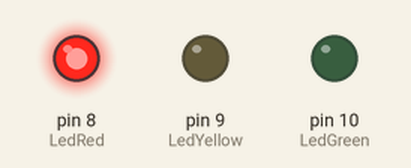
Simulated run of this sketch. Board: Arduino Uno, built with avr-gcc and run on an emulated ATmega328P. Shown: output pins drawn as LEDs (lit = HIGH).

Above: at 1.7 s.
At 6.7 s:
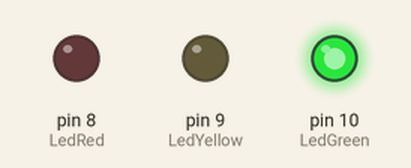
At 12.5 s:
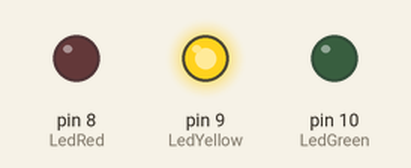
At 19.25 s:
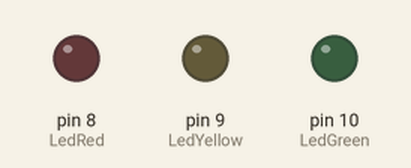
Timing chart, 0 to 19.6 s (numbered marks = the images above):
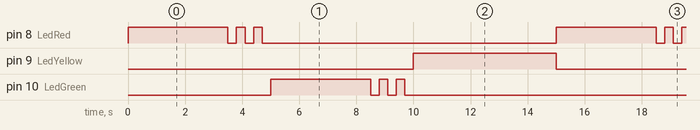

The sketch:

TrafficLight.ino
```cpp
// Traffic Light
//

int LedRed = 8;
int LedYellow = 9;
int LedGreen = 10;

int blinkingTime = 300;
int phaseTime = 5000;

void setup() {
  pinMode(LedGreen, OUTPUT);
  pinMode(LedYellow, OUTPUT);
  pinMode(LedRed, OUTPUT);

  digitalWrite(LedGreen, LOW);
  digitalWrite(LedYellow, LOW);
  digitalWrite(LedRed, LOW);
}

void blinkingLight(int light) {
  digitalWrite(light, HIGH);
  delay(blinkingTime);
  digitalWrite(light, LOW);
  delay(blinkingTime);
  digitalWrite(light, HIGH);
  delay(blinkingTime);
  digitalWrite(light, LOW);
  delay(blinkingTime);
  digitalWrite(light, HIGH);
  delay(blinkingTime);
  digitalWrite(light, LOW);
  delay(blinkingTime);
}

void phase(int light, bool blinking) {
  int time = blinking ? phaseTime - (6 * blinkingTime) : phaseTime;

  digitalWrite(light, HIGH);
  delay(time);

  if (blinking) blinkingLight(light);
  else digitalWrite(light, LOW);
}

void loop() {
  // red
  phase(LedRed, true);

  // green
  phase(LedGreen, true);

  // yellow
  phase(LedYellow, false);
}
```

Measured:
- by itself, pin 8 (LedRed), pin 10 (LedGreen): repeats every 15.0 s: 2 × (LOW 0.30 s, HIGH 0.30 s), LOW 10.3 s, HIGH 3.5 s
- by itself, pin 9 (LedYellow): alternates HIGH for 5.0 s and LOW for 10.0 s
- by itself, everything shown: repeats every 15.0 s, in 14 steps
